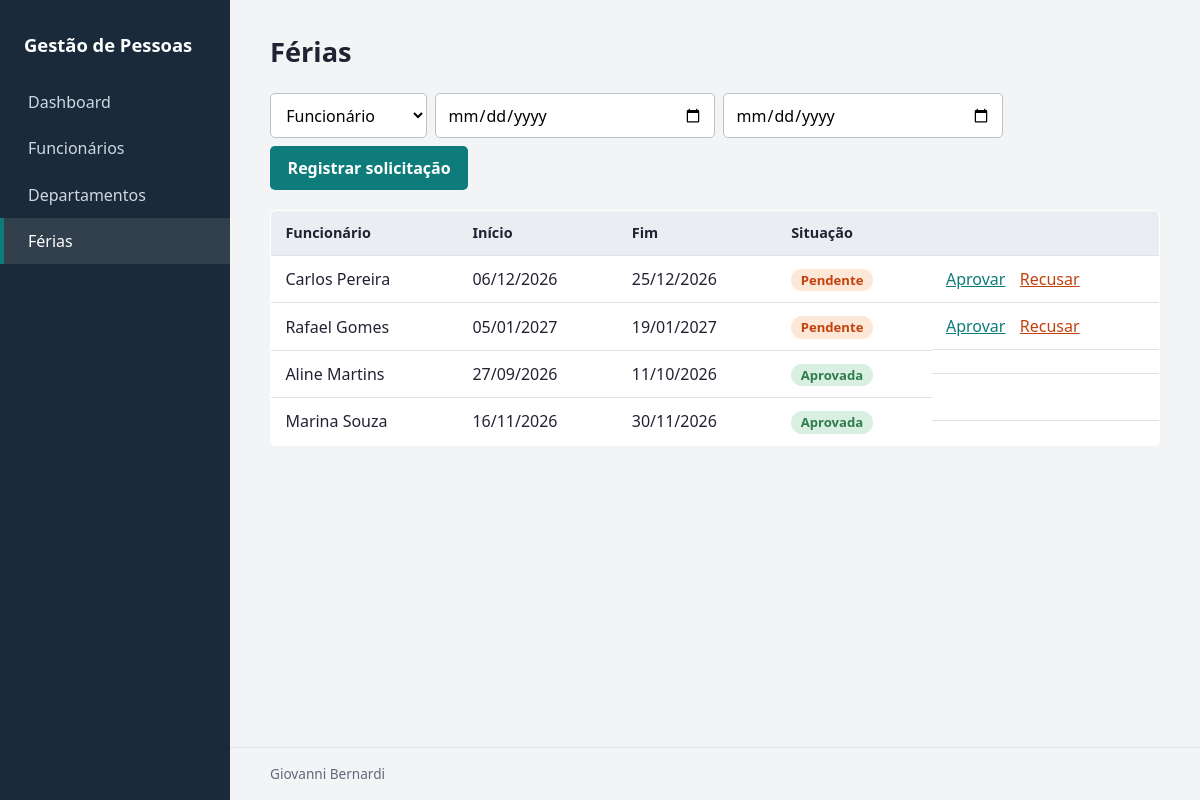
/ferias, run on the app's committed database.
### tables this page shows
CREATE TABLE IF NOT EXISTS ferias (
  id             INT AUTO_INCREMENT PRIMARY KEY,
  funcionario_id INT NOT NULL,
  data_inicio    DATE NOT NULL,
  data_fim       DATE NOT NULL,
  situacao       ENUM('pendente','aprovada','recusada') DEFAULT 'pendente',
  FOREIGN KEY (funcionario_id) REFERENCES funcionarios(id)
);

CREATE TABLE IF NOT EXISTS funcionarios (
  id              INT AUTO_INCREMENT PRIMARY KEY,
  nome            VARCHAR(120) NOT NULL,
  email           VARCHAR(120) NOT NULL UNIQUE,
  cargo           VARCHAR(80)  NOT NULL,
  data_admissao   DATE         NOT NULL,
  status          ENUM('ativo','afastado','desligado') DEFAULT 'ativo',
  departamento_id INT NOT NULL,
  FOREIGN KEY (departamento_id) REFERENCES departamentos(id)
);

### paginas/ferias.php (the view, shortened to what this page needs)
<?php
$lista  = $pdo->query(
    "SELECT fe.*, f.nome FROM ferias fe JOIN funcionarios f ON f.id = fe.funcionario_id
     ORDER BY FIELD(fe.situacao, 'pendente', 'aprovada', 'recusada'), fe.data_inicio"
)->fetchAll();
require __DIR__ . '/../templates/header.php';
?>
<h1>Férias</h1>
<form method="post" action="<?= url('ferias/novo') ?>" class="busca">
  <select name="funcionario_id" required>
    <option value="">Funcionário</option>
  </select>
  <input type="date" name="data_inicio" required>
  <input type="date" name="data_fim" required>
  <button class="botao">Registrar solicitação</button>
</form>
<?php if (!$lista): ?>
  <p class="vazio">Nenhuma solicitação de férias registrada.</p>
<?php else: ?>
<table>
  <tr><th>Funcionário</th><th>Início</th><th>Fim</th><th>Situação</th><th></th></tr>
  <?php foreach ($lista as $fe): ?>
    <tr>
      <td><?= e($fe['nome']) ?></td>
      <td><?= dataBr($fe['data_inicio']) ?></td>
      <td><?= dataBr($fe['data_fim']) ?></td>
      <td><span class="selo <?= e($fe['situacao']) ?>"><?= e(ucfirst($fe['situacao'])) ?></span></td>
      <td class="acoes">
        <?php if ($fe['situacao'] === 'pendente'): ?>
          <form method="post" action="<?= url('ferias/aprovar/' . $fe['id']) ?>"><button class="link">Aprovar</button></form>
          <form method="post" action="<?= url('ferias/recusar/' . $fe['id']) ?>" data-confirm="Recusar esta solicitação?"><button class="link perigo">Recusar</button></form>
        <?php endif; ?>
      </td>
    </tr>
  <?php endforeach; ?>
</table>
<?php endif; ?>
<?php require __DIR__ . '/../templates/footer.php'; ?>

### assets/css/estilo.css (style rules this page uses)
:root { --tinta:#1b2a3a;--fundo:#f2f4f6;--papel:#fff;--linha:#dde2e8;--destaque:#0e7c7b;--alerta:#c2410c;--ok:#2f7d4f;--texto:#223;--suave:#667 }
* { box-sizing:border-box }
body { margin:0;display:grid;grid-template-columns:230px 1fr;min-height:100vh;background:var(--fundo);color:var(--texto);font:16px/1.5 "Segoe UI",system-ui,sans-serif }
h1 { margin:0 0 1.25rem;font-size:1.7rem }
table { width:100%;border-collapse:collapse;background:var(--papel);border:1px solid var(--linha);border-radius:6px;overflow:hidden }
th,td { text-align:left;padding:.7rem .9rem;border-bottom:1px solid var(--linha);vertical-align:middle }
th { background:#eaeef2;font-size:.9rem }
.busca { display:flex;gap:.5rem;flex-wrap:wrap;margin-bottom:1.25rem }
input,select { padding:.55rem .7rem;border:1px solid #b9c2cc;border-radius:5px;font:inherit;background:#fff }
.busca input { min-width:280px }
.botao { background:var(--destaque);color:#fff;border:0;padding:.6rem 1.1rem;border-radius:5px;font:inherit;font-weight:600;cursor:pointer;text-decoration:none;display:inline-block }
.link { background:none;border:0;color:var(--destaque);font:inherit;cursor:pointer;padding:0;text-decoration:underline }
.link.perigo { color:var(--alerta) }
.acoes { display:flex;gap:.9rem;align-items:center }
.acoes form { margin:0 }
td.acoes { white-space:nowrap }
.selo { padding:.15rem .6rem;border-radius:99px;font-size:.82rem;font-weight:600;background:#e6e9ed }
.selo.ativo,.selo.aprovada { background:#d9efe2;color:var(--ok) }
.selo.afastado,.selo.pendente { background:#fde7d6;color:var(--alerta) }

### data on the page
ferias: funcionario.nome "Carlos Pereira", data_inicio "06/12/2026", data_fim "25/12/2026", situacao "Pendente"
ferias: funcionario.nome "Rafael Gomes", data_inicio "05/01/2027", data_fim "19/01/2027", situacao "Pendente"
ferias: funcionario.nome "Aline Martins", data_inicio "27/09/2026", data_fim "11/10/2026", situacao "Aprovada"
ferias: funcionario.nome "Marina Souza", data_inicio "16/11/2026", data_fim "30/11/2026", situacao "Aprovada"

### other printed values
$nome "Dashboard"
$nome "Funcionários"
$nome "Departamentos"
$nome "Férias"
